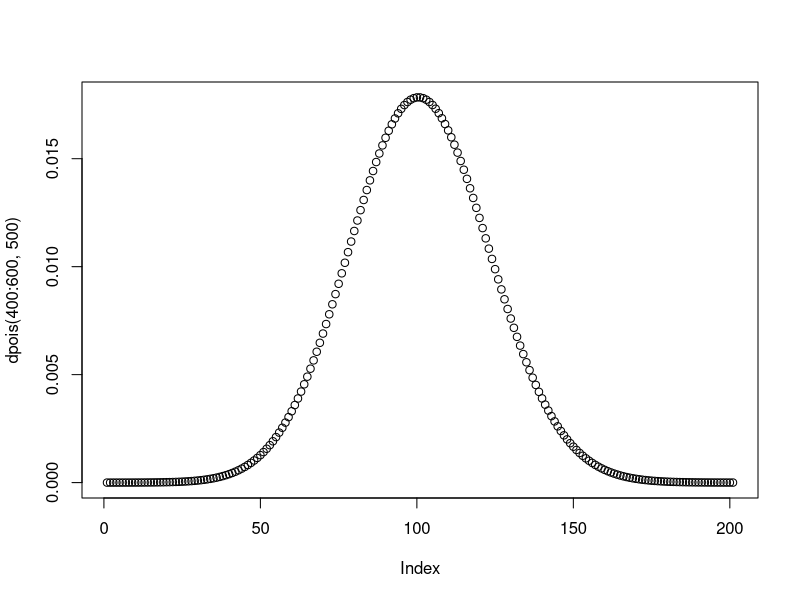
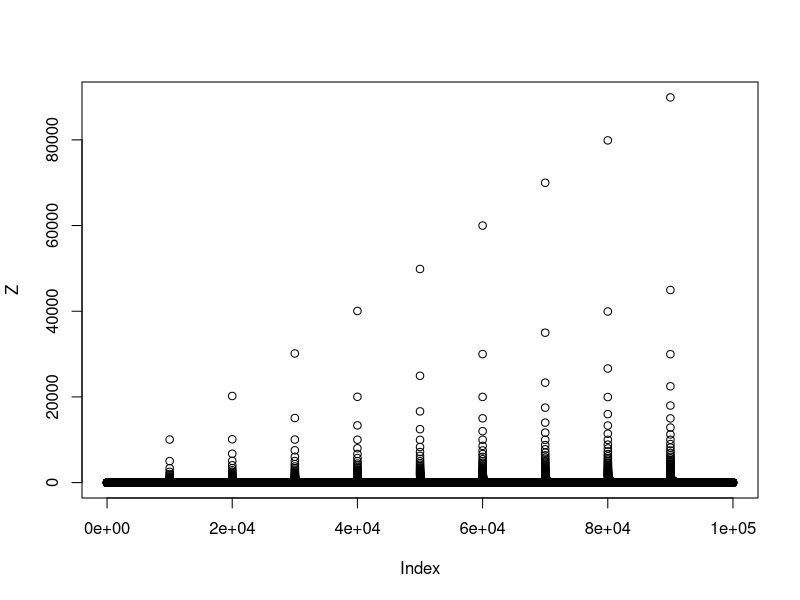

Source code (R) for these figures, in order: (Note: this script raises an error after producing the figures.)
#Plotter PDF for x~poisson(500)
plot(dpois(400:600,500))
ppois(510,500)-ppois(489,500) #ss mellem 490 og 510 hændelser
1-ppois(3049,3000)

#Simmulerer middelværdien. Udfører 10000 trails. 
mean(rpois(1000000,1))
X=rpois(100000,1)# Simuler 100000 stok. variable med poisson(1) fordeling
Y=(exp(X))
mean(Y)

k=c(1:10000)          # vektor med stigende tal 
Y=cumsum(X)           # kumulativ sum
Z=Y/k                 # vektor med gennemsnit
plot(Z)
mean(sqrt(X))         #E(sqrt(x))
var(x)                #varians
sd(X)                 #standardafvigelse

     
